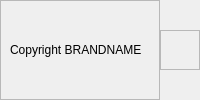
        <widget class="QWidget" name="footerContainer" native="true">
         <layout class="QHBoxLayout" name="horizontalLayout_11">
          <property name="spacing">
           <number>0</number>
          </property>
          <property name="leftMargin">
           <number>0</number>
          </property>
          <property name="topMargin">
           <number>0</number>
          </property>
          <property name="rightMargin">
           <number>0</number>
          </property>
          <property name="bottomMargin">
           <number>0</number>
          </property>
          <item>
           <widget class="QFrame" name="frame_10">
            <property name="frameShape">
             <enum>QFrame::StyledPanel</enum>
            </property>
            <property name="frameShadow">
             <enum>QFrame::Raised</enum>
            </property>
            <layout class="QHBoxLayout" name="horizontalLayout_12">
             <item>
              <widget class="QLabel" name="label_15">
               <property name="text">
                <string>Copyright BRANDNAME</string>
               </property>
              </widget>
             </item>
            </layout>
           </widget>
          </item>
          <item>
           <widget class="QFrame" name="sizeGrip">
            <property name="sizePolicy">
             <sizepolicy hsizetype="Preferred" vsizetype="Preferred">
              <horstretch>0</horstretch>
              <verstretch>0</verstretch>
             </sizepolicy>
            </property>
            <property name="minimumSize">
             <size>
              <width>10</width>
              <height>10</height>
             </size>
            </property>
            <property name="maximumSize">
             <size>
              <width>40</width>
              <height>40</height>
             </size>
            </property>
            <property name="frameShape">
             <enum>QFrame::StyledPanel</enum>
            </property>
            <property name="frameShadow">
             <enum>QFrame::Raised</enum>
            </property>
           </widget>
          </item>
         </layout>
        </widget>
